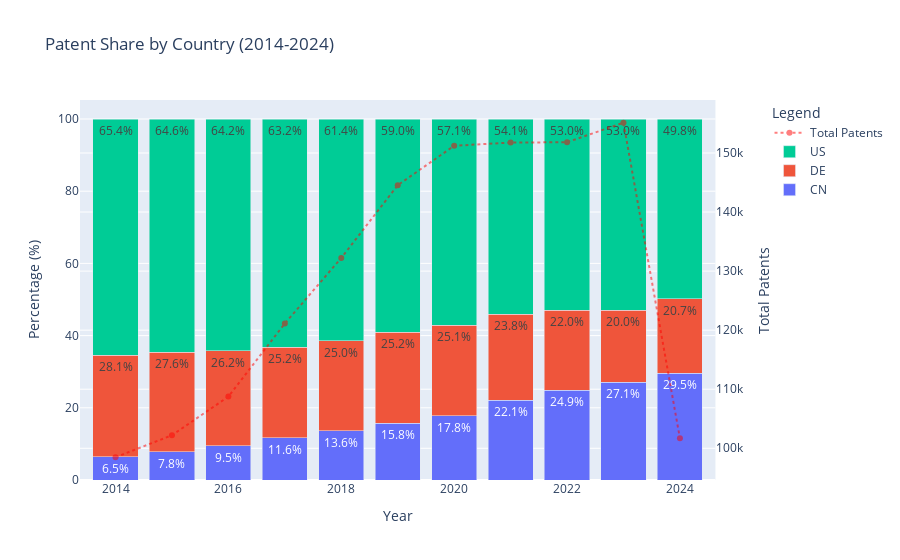

The cell this chart's notebook holds for it:
### Code cell
# Step 4: Plot the interactive Plotly chart
plot_plotly_stacked_bar_and_line(
    pivot_data_percentage, total_patents, "Patent Share by Country (2014-2024)"
)

### Figure 1 — Plotly figure (JSON) as saved in the notebook; plotly's stock layout.template omitted (floating-point values rounded to 4 significant figures)
{"data": [{"hoverinfo": "x+y+text", "name": "CN", "text": ["6.5%", "7.8%", "9.5%", "11.6%", "13.6%", "15.8%", "17.8%", "22.1%", "24.9%", "27.1%", "29.5%"], "textposition": "inside", "type": "bar", "x": [2014, 2015, 2016, 2017, 2018, 2019, 2020, 2021, 2022, 2023, 2024], "xaxis": "x", "y": [6.489, 7.834, 9.529, 11.64, 13.6, 15.75, 17.77, 22.06, 24.91, 27.06, 29.51], "yaxis": "y"}, {"hoverinfo": "x+y+text", "name": "DE", "text": ["28.1%", "27.6%", "26.2%", "25.2%", "25.0%", "25.2%", "25.1%", "23.8%", "22.0%", "20.0%", "20.7%"], "textposition": "inside", "type": "bar", "x": [2014, 2015, 2016, 2017, 2018, 2019, 2020, 2021, 2022, 2023, 2024], "xaxis": "x", "y": [28.1, 27.6, 26.22, 25.2, 25.0, 25.2, 25.11, 23.8, 22.05, 19.97, 20.71], "yaxis": "y"}, {"hoverinfo": "x+y+text", "name": "US", "text": ["65.4%", "64.6%", "64.2%", "63.2%", "61.4%", "59.0%", "57.1%", "54.1%", "53.0%", "53.0%", "49.8%"], "textposition": "inside", "type": "bar", "x": [2014, 2015, 2016, 2017, 2018, 2019, 2020, 2021, 2022, 2023, 2024], "xaxis": "x", "y": [65.41, 64.57, 64.25, 63.16, 61.4, 59.04, 57.11, 54.14, 53.04, 52.97, 49.78], "yaxis": "y"}, {"hoverinfo": "x+y", "line": {"color": "red", "dash": "dot", "width": 2}, "mode": "lines+markers", "name": "Total Patents", "opacity": 0.5, "type": "scatter", "x": [2014, 2015, 2016, 2017, 2018, 2019, 2020, 2021, 2022, 2023, 2024], "xaxis": "x", "y": [98483, 102208, 108751, 121126, 132222, 144543, 151220, 151767, 151823, 155119, 101682], "yaxis": "y2"}], "layout": {"barmode": "stack", "hovermode": "x unified", "legend": {"title": {"text": "Legend"}}, "title": {"text": "Patent Share by Country (2014-2024)"}, "xaxis": {"anchor": "y", "domain": [0, 0.94], "title": {"text": "Year"}}, "yaxis": {"anchor": "x", "domain": [0, 1], "title": {"text": "Percentage (%)"}}, "yaxis2": {"anchor": "x", "overlaying": "y", "side": "right", "title": {"text": "Total Patents"}}}}
